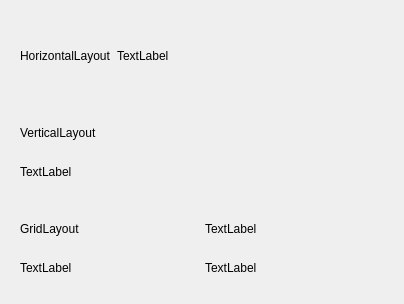
<?xml version="1.0" encoding="UTF-8"?>
<ui version="4.0">
 <class>collect</class>
 <widget class="QWidget" name="collect">
  <property name="geometry">
   <rect>
    <x>0</x>
    <y>0</y>
    <width>404</width>
    <height>304</height>
   </rect>
  </property>
  <property name="windowTitle">
   <string>Form</string>
  </property>
  <property name="styleSheet">
   <string notr="true"/>
  </property>
  <layout class="QVBoxLayout" name="verticalLayout_2">
   <item>
    <widget class="QWidget" name="widget" native="true">
     <layout class="QHBoxLayout" name="horizontalLayout">
      <item>
       <widget class="QLabel" name="label_2">
        <property name="sizePolicy">
         <sizepolicy hsizetype="Preferred" vsizetype="Preferred">
          <horstretch>0</horstretch>
          <verstretch>0</verstretch>
         </sizepolicy>
        </property>
        <property name="text">
         <string>HorizontalLayout</string>
        </property>
       </widget>
      </item>
      <item>
       <widget class="QLabel" name="label">
        <property name="sizePolicy">
         <sizepolicy hsizetype="Expanding" vsizetype="Preferred">
          <horstretch>0</horstretch>
          <verstretch>0</verstretch>
         </sizepolicy>
        </property>
        <property name="text">
         <string>TextLabel</string>
        </property>
       </widget>
      </item>
     </layout>
    </widget>
   </item>
   <item>
    <widget class="QWidget" name="widget_2" native="true">
     <layout class="QVBoxLayout" name="verticalLayout">
      <item>
       <widget class="QLabel" name="label_3">
        <property name="text">
         <string>VerticalLayout</string>
        </property>
       </widget>
      </item>
      <item>
       <widget class="QLabel" name="label_4">
        <property name="text">
         <string>TextLabel</string>
        </property>
       </widget>
      </item>
     </layout>
    </widget>
   </item>
   <item>
    <widget class="QWidget" name="widget_3" native="true">
     <layout class="QGridLayout" name="gridLayout">
      <item row="0" column="0">
       <widget class="QLabel" name="label_5">
        <property name="text">
         <string>GridLayout</string>
        </property>
       </widget>
      </item>
      <item row="0" column="1">
       <widget class="QLabel" name="label_7">
        <property name="text">
         <string>TextLabel</string>
        </property>
       </widget>
      </item>
      <item row="1" column="0">
       <widget class="QLabel" name="label_6">
        <property name="text">
         <string>TextLabel</string>
        </property>
       </widget>
      </item>
      <item row="1" column="1">
       <widget class="QLabel" name="label_8">
        <property name="text">
         <string>TextLabel</string>
        </property>
       </widget>
      </item>
     </layout>
    </widget>
   </item>
  </layout>
 </widget>
 <resources/>
 <connections/>
</ui>
